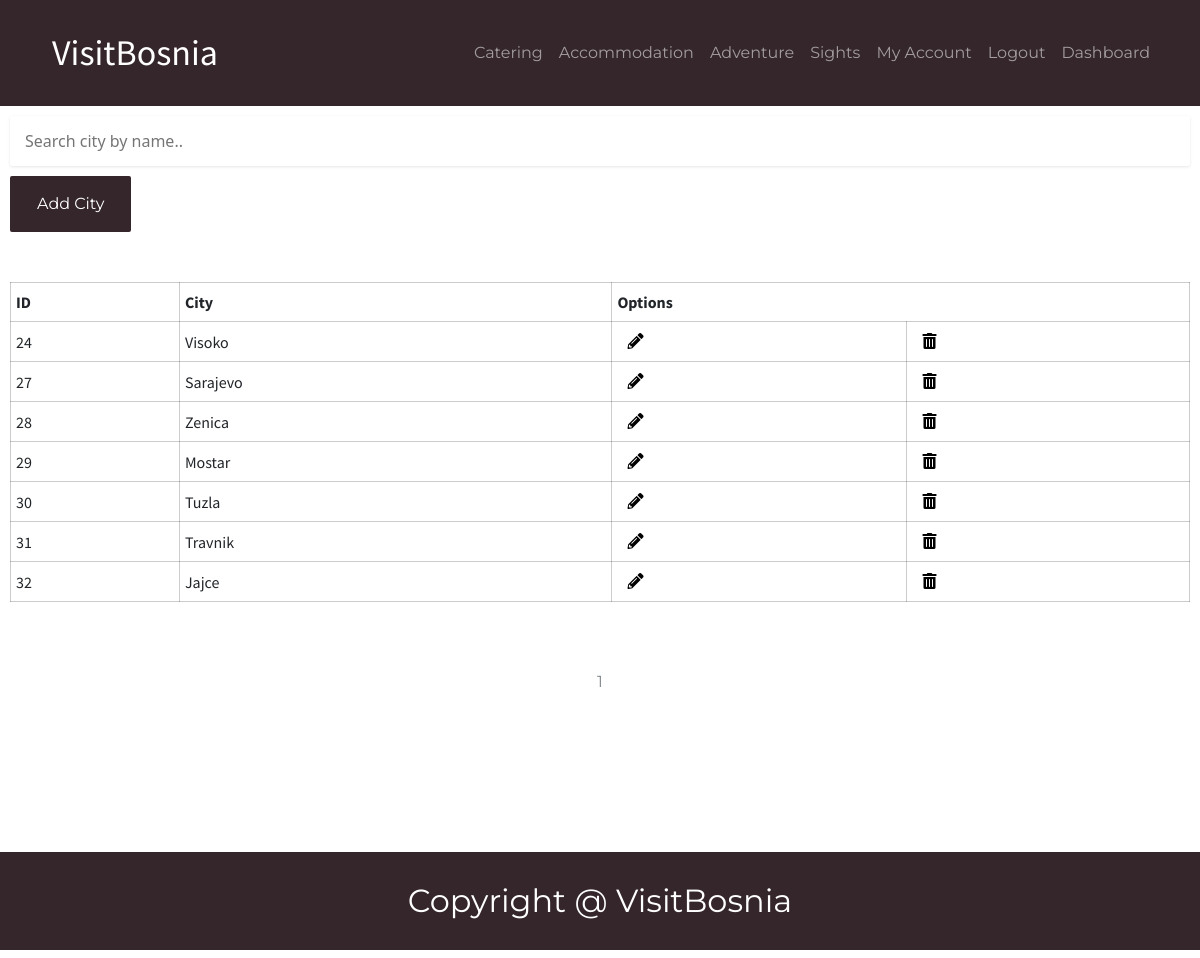
Page /Cities/cities.php (signed in) on the committed database.
### tables this page shows
CREATE TABLE `type` (
  `tid` int(11) NOT NULL,
  `name` varchar(255) NOT NULL,
  `supertype` int(11) DEFAULT NULL,
  `picture` varchar(255) DEFAULT NULL
);

CREATE TABLE `city` (
  `cid` int(11) NOT NULL,
  `name` varchar(100) NOT NULL,
  `Country` int(11) DEFAULT NULL
);

### Cities/cities.php (the view, shortened to what this page needs)
<?php
require("../dbase.php");
$page = $_GET['page'] ?? 1;
$queryObjects = mysqli_query($conn, "SELECT * FROM city");
$numOfObjects = mysqli_num_rows($queryObjects);
$objectsPerPage = 15;
$pages = ceil($numOfObjects / $objectsPerPage);
$offset = ($page - 1) * $objectsPerPage;
if ($_POST){
    $query = mysqli_query($conn,"SELECT cid, name, Country FROM city WHERE name LIKE '%{$input}%' LIMIT {$offset}, {$objectsPerPage} ");
} else {
    $query = mysqli_query($conn, "SELECT cid, name, Country FROM city LIMIT {$offset}, {$objectsPerPage}");
}
?>
<!doctype html>
<html lang="en">
<head>
    <?php include("../Includes/head.php") ?>
    <link rel="stylesheet" href="../Includes/dashboard.css">
    <link rel="stylesheet" href="../Includes/header.css" type="text/css">
    <link rel="stylesheet" href="../Includes/footer.css" type="text/css">
</head>
<body>
<div id="hdr">
    <?php include("../Includes/header.php"); ?>
</div>
<div class="wrapper">
    <div class="second-nav">
        <form action="" method="POST">
            <input name="search" class="search-bar" type="text" placeholder="Search city by name..">
        </form>
        <a href="../NewCity/newcity.php" class="addObjectBtn">Add City</a>
    </div>
    <div class="responsive-table">
        <table>
            <tr>
                <th>ID</th>
                <th>City</th>
                <th colspan="2">Options</th>
            </tr>
            <?php while ($row = mysqli_fetch_assoc($query)): ?>
                <tr>
                    <td><?= $row['cid'] ?></td>
                    <td><?= $row['name'] ?></td>
                    <td><a href="edit.php?id=<?= $row['cid'] ?>" class="icon"><i class="fas fa-pencil-alt"></i></a></td>
                    <td><a href="delete.php?id=<?= $row['cid'] ?>" class="icon"><i class="fas fa-trash-alt"></i></a></td>
                </tr>
            <?php endwhile; ?>
        </table>
    </div>
    <div class="pagination">
        <?php for ($i=0 ; $i<$pages ; $i++) :?>
            <a href="cities.php?page=<?= $i+1 ?>"><?= $i+1 ?></a>
        <?php endfor; ?>
    </div>
</div>
<?php include("../Includes/footer.php");?>
</body>
</html>

### Includes/header.php (shortened to what this page needs)
<?php
$conn = mysqli_connect('localhost', 'root', '', 'visitbosnia');
$mainCategories = mysqli_query($conn, "SELECT t.tid,t.name FROM type t WHERE t.supertype IS NULL");
?>
<nav class="navbar navbar-expand-lg navbar-dark">
   <div class="container">
       <a class="navbar-brand" href="../Citypage/citypage.php">VisitBosnia</a>
       <div class="collapse navbar-collapse" id="navbarSupportedContent">
           <ul class="navbar-nav mr-auto">
               <?php while ($row = mysqli_fetch_assoc($mainCategories)): ?>
                   <li class="nav-item"><a class="nav-link" href="../Category/category.php?category=<?= $row['tid'] ?>"><?= $row['name'] ?></a></li>
               <?php endwhile; ?>
               <?php if (isset($_SESSION['auth'])): ?>
                   <li class="nav-item"><a class="nav-link" href="../Profile/profile.php">My Account</a></li>
                   <li class="nav-item"><a class="nav-link" href="../logout.php">Logout</a></li>
               <?php endif; ?>
               <?php if (isset($_SESSION['admin']) && $_SESSION['admin'] == 1): ?>
                   <li class="nav-item"><a class="nav-link" href="../Dashboard/dashboard.php">Dashboard</a></li>
               <?php endif; ?>
           </ul>
       </div>
   </div>
</nav>

### Includes/dashboard.css (style rules this page uses)
* { margin: 0; padding: 0; box-sizing: border-box; }
#hdr { background-color: #34262B; }
.wrapper { width: 1500px; margin: 0 auto; }
.responsive-table { overflow: auto; }
.second-nav { margin: 30px 0; }
form { display: inline; }
.search-bar { background: #FFFFFF; width: 90%; height: 50px; box-shadow: 0 1px 3px rgba(0, 0, 0, 0.1); border-radius: 2px; border: none; padding: 15px; }
.addObjectBtn { background-color: #34262B; color: #fff; border-radius: 2px; padding: 16px 27px; }
td, th { padding: 7px 5px; }
table { margin: 30px 0; width: 100%; }
table, td, th { border: 1px solid rgba(0,0,0,0.2); border-collapse: collapse; font-family: "Source Sans Pro", sans-serif; }
.icon { color: #000000; }
.pagination a { color: rgba(46, 57, 63, 0.6); padding: 8px 16px; border: 3px black; text-decoration: none; transition: background-color .3s; }
.pagination { display: flex; align-items: center; justify-content: center; width: 100%; margin: 30px 0; }
@media (max-width: 1500px) { .wrapper, .search-bar { width: 100%; } }
@media (max-width: 1500px) { .addObjectBtn { display: inline-block; margin: 10px 0; } }
@media (max-width: 1500px) { .responsive-table, .second-nav { margin: 10px; } }

### Includes/header.css (style rules this page uses)
.navbar-brand { font-family: "Source Sans Pro", sans-serif; color: #fff; text-decoration: none; font-size: 36px; }
.container { margin: 13px auto; }
.navbar-collapse { flex-grow: 0; margin: 0; text-align: center; }
a { font-family: "Montserrat", sans-serif; text-decoration: none; color: #fff; padding: 10px; margin: 0; }

### rows in the picture
type: name "Catering"
type: name "Accommodation"
type: name "Adventure"
type: name "Sights"
city: cid "24", name "Visoko"
city: cid "27", name "Sarajevo"
city: cid "28", name "Zenica"
city: cid "29", name "Mostar"
city: cid "30", name "Tuzla"
city: cid "31", name "Travnik"
city: cid "32", name "Jajce"
